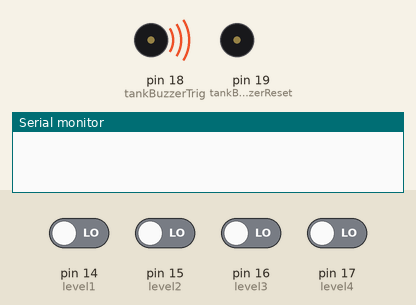
Recording of a sketch running on a simulated Arduino Uno, built with avr-gcc and run on an emulated ATmega328P. On the bench: buzzer (waves = sounding, pin HIGH), the last lines printed to the serial monitor. The inputs (shaded band) are chosen by the test bench; at power-on: pin 14 (level1), pin 15 (level2), pin 16 (level3), pin 17 (level4) LOW.

Above: at 1.2 s.
1.3 s: pin 17 (level4) driven HIGH
At 2.7 s:
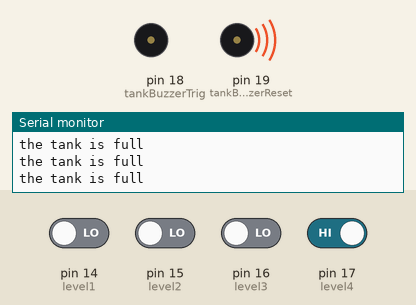
10.4 s: pin 17 (level4) driven LOW
At 11.0 s:
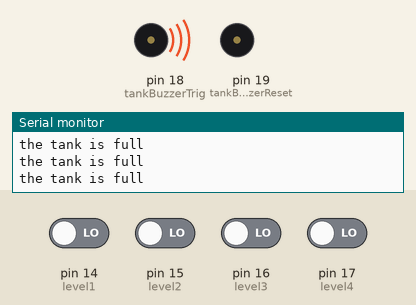
12.0 s: pin 14 (level1) driven LOW and pin 17 (level4) driven HIGH
At 13.3 s:
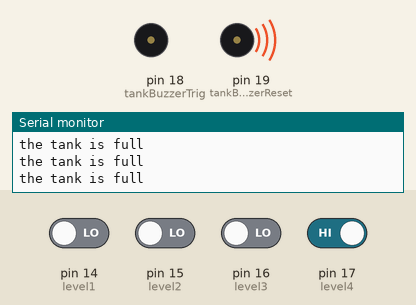
Timing chart, 0 to 15.0 s (numbered marks = the images above; inputs shaded):
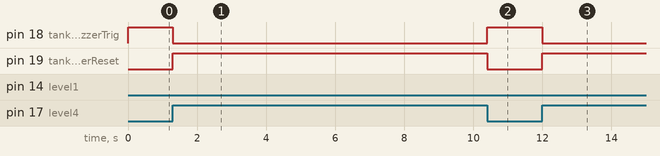

The sketch:

water_limit_sensor.ino
```cpp
#define level1 14
#define level2 15
#define level3 16
#define level4 17
#define tankBuzzerTrig 18
#define tankBuzzerReset 19
void setup() {
  Serial.begin(9600);
  pinMode(level1, INPUT);
  pinMode(level2, INPUT);
  pinMode(level3, INPUT);
  pinMode(level4, INPUT);
  pinMode(tankBuzzerTrig, OUTPUT);
  pinMode(tankBuzzerReset, OUTPUT);
}

void loop() {
  int lev1 = digitalRead(level1);
  int lev2 =  digitalRead(level2);
  int lev3 =  digitalRead(level3);
  int lev4 = digitalRead(level4);
  if (lev1 == 1)
  {
    Serial.println("the water level is at level 1");
  }
  if (lev1 == 1 && lev2 == 1)
  {
    Serial.println("the water level is at level 1");
  }
  if (lev1 == 1 && lev2 == 1 && lev3 == 1)
  {
    Serial.println("the water level is at level 1");
  }
  if (lev4 == 1)
  {
    Serial.println("the tank is full");
    digitalWrite(tankBuzzerTrig, LOW);
    digitalWrite(tankBuzzerReset, HIGH);
  }
  else
  {
    digitalWrite(tankBuzzerTrig, HIGH);
    digitalWrite(tankBuzzerReset, LOW);
  }
}
```

Measured:
- after the input at 1.3 s, pin 18 (tankBuzzerTrig): HIGH → LOW at once; pin 19 (tankBuzzerReset): LOW → HIGH at once
- after the input at 10.4 s, pin 18 (tankBuzzerTrig): LOW → HIGH at once; pin 19 (tankBuzzerReset): HIGH → LOW at once
- after the input at 12.0 s, pin 18 (tankBuzzerTrig): HIGH → LOW at once; pin 19 (tankBuzzerReset): LOW → HIGH at once
